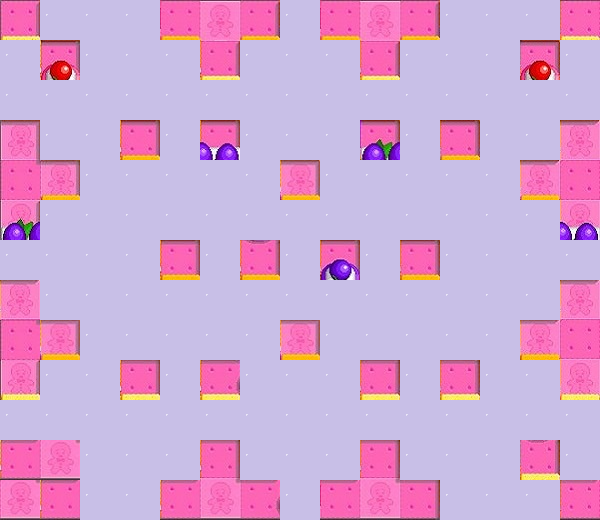

A 2D game scene composited from a Tiled map and its tileset images. What follows is a short description and the map's XML, with each tile layer's data collapsed to a summary:
An orthogonal 15x13 tile map with 40x40 px tiles, 2 tile layers (块层 1, collidable), 2 tilesets and 1 object (hero).

<map version="1.0" orientation="orthogonal" renderorder="right-down" width="15" height="13" tilewidth="40" tileheight="40" nextobjectid="3">
 <tileset firstgid="1" name="map" tilewidth="40" tileheight="40" tilecount="195" columns="15">
  <image source="map.jpg" width="600" height="520" />
 </tileset>
 <tileset firstgid="196" name="shadow" tilewidth="40" tileheight="40" tilecount="1" columns="1">
  <image source="shadow.png" width="40" height="44" />
  <tile id="0">
   <properties>
    <property name="Collidable" value="true" />
   </properties>
  </tile>
 </tileset>
 <layer name="块层 1" width="15" height="13">
  <data>[195 cells, 195 non-empty, 183 distinct tile ids]</data>
 </layer>
 <layer name="collidable" width="15" height="13">
  <properties>
   <property name="Collidable" value="true" />
  </properties>
  <data>[195 cells, 139 non-empty, 1 distinct tile ids]</data>
 </layer>
 <objectgroup name="objects">
  <object id="2" name="hero" x="0" y="320" width="40" height="40" />
 </objectgroup>
</map>
